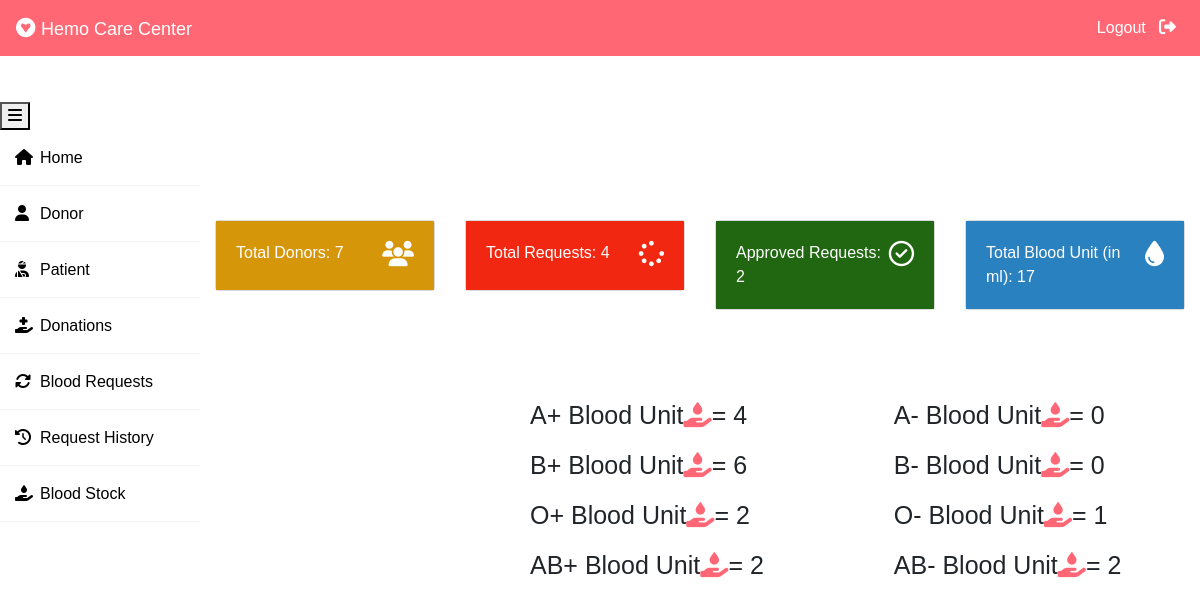
The app's page /admin-dashboard (signed in) with its own data.
### blood/models.py (models this page shows, shortened)
class Stock(models.Model):
    bloodgroup=models.CharField(max_length=10)
    unit=models.PositiveIntegerField(default=0)

### blood/views.py (the view)
# urls.py: path('admin-dashboard', views.admin_dashboard_view,name='admin-dashboard'),
@login_required(login_url='adminlogin')
def admin_dashboard_view(request):
    totalunit=models.Stock.objects.aggregate(Sum('unit'))
    dict={
        'A1':models.Stock.objects.get(bloodgroup="A+"),
        'A2':models.Stock.objects.get(bloodgroup="A-"),
        'B1':models.Stock.objects.get(bloodgroup="B+"),
        'B2':models.Stock.objects.get(bloodgroup="B-"),
        'AB1':models.Stock.objects.get(bloodgroup="AB+"),
        'AB2':models.Stock.objects.get(bloodgroup="AB-"),
        'O1':models.Stock.objects.get(bloodgroup="O+"),
        'O2':models.Stock.objects.get(bloodgroup="O-"),
        'totaldonors':dmodels.Donor.objects.all().count(),
        'totalbloodunit':totalunit['unit__sum'],
        'totalrequest':models.BloodRequest.objects.all().count(),
        'totalapprovedrequest':models.BloodRequest.objects.all().filter(status='Approved').count()
    }
    return render(request,'blood/admin_dashboard.html',context=dict)

### templates/blood/admin_dashboard.html
{% extends 'blood/adminbase.html' %}
{% block content %}
<br><br>
<div class="container">
    <div class="row">
        <div class="col-sm-3">
          <div class="card bg-light">
            <div class="card-body" id="b1">
                <div class="blood">
                    <i class="fas fa-users"></i>
                </div>
                <div>
                    Total Donors:
                    {{totaldonors}}
                </div>
            </div>
          </div>
        </div>
        <div class="col-sm-3">
            <div class="card bg-light">
                <div class="card-body" id="b2">
                    <div class="blood">
                        <i class="fas fa-spinner"></i>
                    </div>
                    <div>
                        Total Requests:
                       {{totalrequest}}
                    </div>
                </div>
              </div>
        </div>
        <div class="col-sm-3">
            <div class="card bg-light">
                <div class="card-body" id="b3">
                    <div class="blood">
                        <i class="far fa-check-circle"></i>
                    </div>
                    <div>
                        Approved Requests:
                        {{totalapprovedrequest}}
                    </div>
                </div>
              </div>
          </div>
    <div class="col-sm-3">
        <div class="card bg-light">
            <div class="card-body" id="b4">
                <div class="blood">
                    <i class="fas fa-tint xyz"></i>
                </div>
            <div>
                Total Blood Unit (in ml):
                {{totalbloodunit}}
            </div>
            </div>
        </div>
        </div>
      </div>
  </div>
  <div class="hsec">
  <div class="sec1">
    <div class="ca">
        <div class="bl">
            <h2 id="bl_label">A+ Blood Unit<i class="fas fa-hand-holding-droplet"></i>=  {{A1.unit}}</h2>
        </div>
    </div>
    <div class="ca">
        <div class="bl">
            <h2 id="bl_label">B+ Blood Unit<i class="fas fa-hand-holding-droplet"></i>=  {{B1.unit}}</h2>
        </div>
    </div>
    <div class="ca">
        <div class="bl">
            <h2 id="bl_label">O+ Blood Unit<i class="fas fa-hand-holding-droplet"></i>=  {{O1.unit}}</h2>
        </div>
    </div>
    <div class="ca">
        <div class="bl">
            <h2 id="bl_label">AB+ Blood Unit<i class="fas fa-hand-holding-droplet"></i>=  {{AB1.unit}}</h2>
        </div>
    </div>
</div>
<div class="sec2">
    <div class="ca">
        <div class="bl">
            <h2 id="bl_label">A- Blood Unit<i class="fas fa-hand-holding-droplet"></i>=  {{A2.unit}}</h2>
        </div>
    </div>
    <div class="ca">
        <div class="bl">
            <h2 id="bl_label">B- Blood Unit<i class="fas fa-hand-holding-droplet"></i>=  {{B2.unit}}</h2>
        </div>
    </div>
    <div class="ca">
        <div class="bl">
            <h2 id="bl_label">O- Blood Unit<i class="fas fa-hand-holding-droplet"></i>=  {{O2.unit}}</h2>
        </div>
    </div>
    <div class="ca">
        <div class="bl">
            <h2 id="bl_label">AB- Blood Unit<i class="fas fa-hand-holding-droplet"></i>=  {{AB2.unit}}</h2>
        </div>
    </div>
</div>
  </div>
{% endblock content %}

### templates/blood/adminbase.html (style rules this page uses)
.hsec { display: flex; margin-top:90px; }
.sec1 { margin-left:230px; }
.sec2 { margin-left:30px; }
.row { padding-top:100px; }
.fa-tint { color:#ff001998; }
.fa-hand-holding-droplet { color: #ff001998; }
.blood { float: right; }
.fa-users { color: #ffff; font-size: 3ex; }
.fa-spinner { color:#ffff; font-size: 3ex; }
.fa-check-circle { color:#ffff; font-size: 3ex; }
.xyz { color:#ffff; font-size: 3ex; }
* { margin: 0; padding: 0; box-sizing: border-box; list-style: none; text-decoration: none; font-family: 'Josefin Sans', sans-serif; }
.card-body { color: #ffff; }
#b1 { background-color: #d6960a; }
#b2 { background-color: #f12711; }
#b3 { background-color: #216711; }
#b4 { background-color: #2981c0; }
body { background-color: #ffff; }
#bl_label { font-size:25px; margin-left:100px; margin-bottom:20px; }

### records on screen
Stock: unit "4"
Stock: unit "6"
Stock: unit "2"
Stock: unit "2"
Stock: unit "0"
Stock: unit "0"
Stock: unit "1"
Stock: unit "2"

### other values on screen
{{ totaldonors }} "7"
{{ totalrequest }} "4"
{{ totalapprovedrequest }} "2"
{{ totalbloodunit }} "17"
